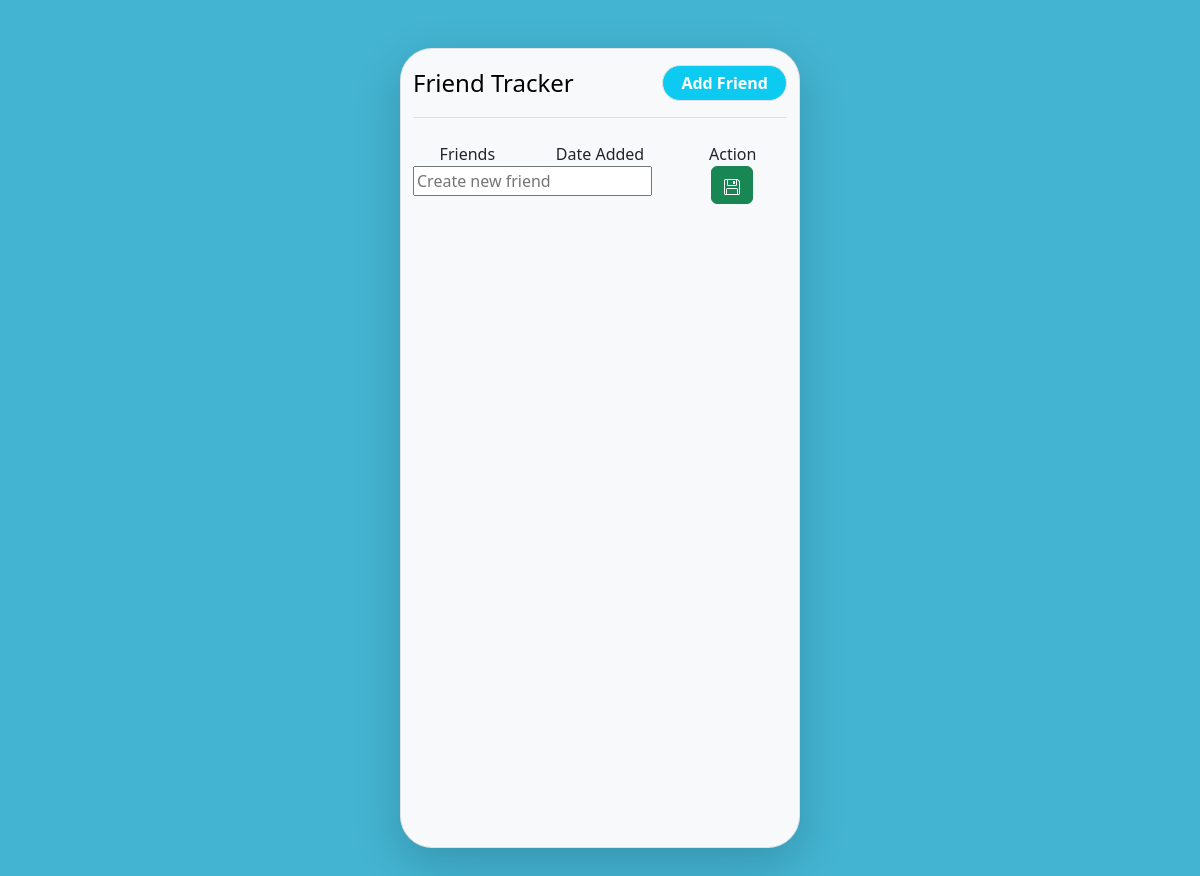
The app's page /Asaf/friends/, older data.
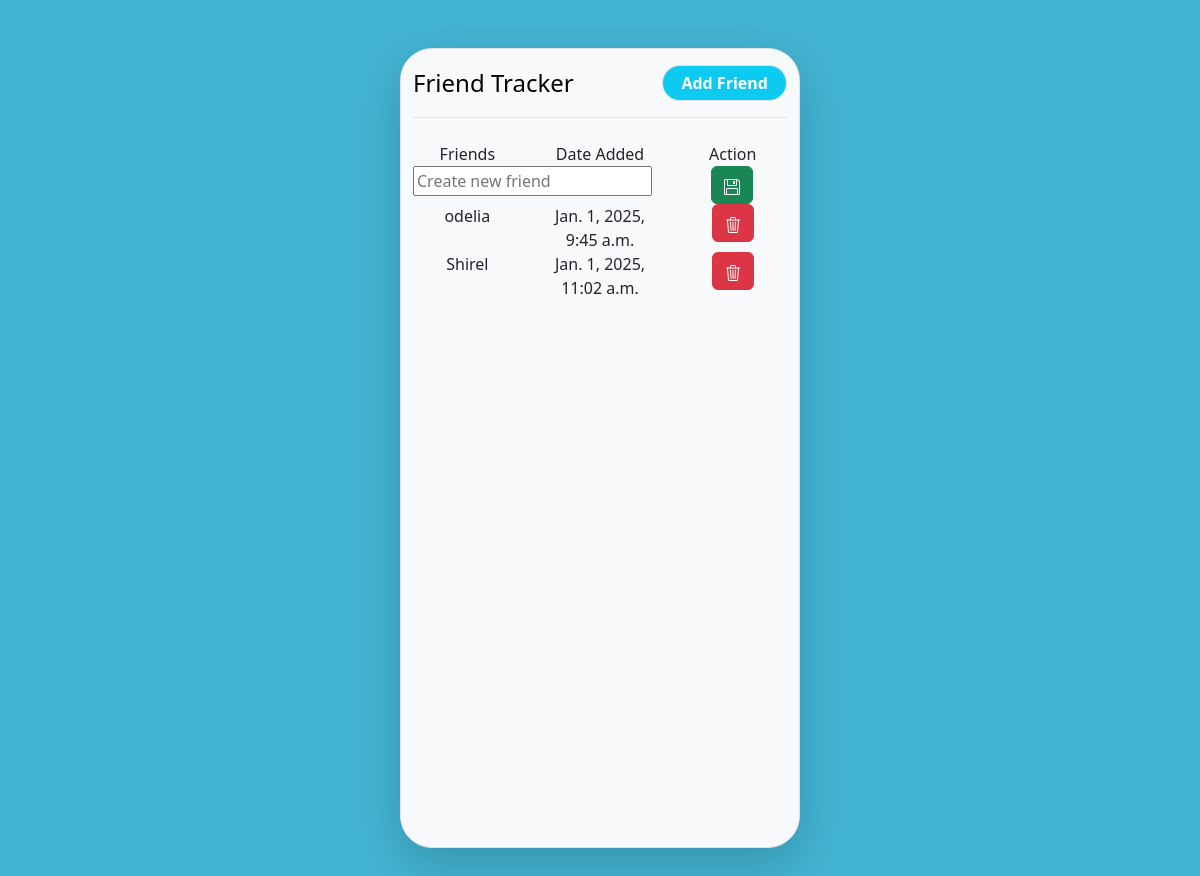
The same page, newer data.
### home/models.py (models this page shows, shortened)
class Friend(models.Model):
    username = models.ForeignKey(User, on_delete=models.CASCADE)
    name = models.CharField(max_length=100, primary_key=True)
    dateCreated = models.DateTimeField(auto_now_add=True)

### home/views.py (the view, shortened to what this page needs)
# urls.py: path('<str:username>/friends/', views.friendsPage, name="userFriends"),
def friendsPage(request, username):
    context = {}
    user = User.objects.get(username=username)
    form = FriendForm()
    user = User.objects.get(username=username)
    friends = Friend.objects.filter(username=user)
    context["user"] = user
    context["friends"] = friends
    context["form"]= form
    return render(request, "userFriends.html", context=context)

### home/forms.py (shortened to what this page needs)
class FriendForm(forms.ModelForm):
	name = forms.CharField(label="Create new friend", max_length=100, widget=forms.TextInput(attrs={
            'placeholder': 'Create new friend'  # Grayed-out text
    }))
	class Meta:
		model = Friend
		fields = ['name']

### home/templates/userFriends.html (shortened to what this page needs)
{% extends "base.html" %}
{%block content%}
<form method="post" action="{% url "userFriends" username=user.username %}">
<div class="row header">
    <div class="col">Friends</div>
    <div class="col">Date Added</div>
    <div class="col">Action</div>
</div>
<div class="row">
    <div class="col">{{form.name}}</div>
    <div class="col">
        <button name="saveFriend" class="btn btn-success"></button>
    </div>
</div>
{% for friend in friends%}
    <div class="row">
        <div class="col">{{friend.name}}</div>
        <div class="col">{{friend.dateCreated}}</div>
        <div class="col">
            <button formnovalidate name="deleteFriend" value="{{friend.name}}" class="btn btn-danger">
        </button></div>
    </div>
{% endfor%}
</form>
{%endblock%}

### home/templates/base.html (shortened to what this page needs)
<!DOCTYPE html>
{%load static %}
<html lang="en">
    <head>
        <link href="https://cdn.jsdelivr.net/npm/bootstrap@5.3.3/dist/css/bootstrap.min.css" rel="stylesheet">
        <link rel="stylesheet" type='text/css' href="{% static 'css/style.css' %}">
    </head>
    <body  >
      <div class="container-fluid my-5 border appLayout rounded-5 shadow-lg bg-light" >
        <header class="d-flex flex-wrap justify-content-left py-3 border-bottom">
          <div class="col-8">
            <a href="/" class="d-flex align-items-center mb-md-0 me-md-auto link-body-emphasis text-decoration-none">
              <span class="fs-4">Friend Tracker</span>
            </a>
          </div>
          <div class="col-4 border rounded-5 bg-info d-flex align-items-center justify-content-center   fw-bold">
              {%  if title == "Home" %}
                <a href="#" class="text-white text-decoration-none">Add User</a>
              {% elif title == "addFriend" %}
                <a href="{% url "userHome" username=user.username %}" class="text-white text-decoration-none">Back</a>
              {% else %}
                <a href="{% url "addFriend" username=user.username %}" class="text-white text-decoration-none">Add Friend</a>
              {% endif %}
          </div>
        </header>
        <div class="row ">
          <div class="col my-4 justify-content-center" align="center">
              {%block content%}
              {%endblock%}
          </div>
        </div>
      </div>
    </body>
</html>

### home/static/css/style.css (style rules this page uses)
body { background-color: #43b4d2; }
div.appLayout { width: 400px; height: 800px; }

Row changes from the older to the newer data that the page shows:
added Friend: name "odelia", dateCreated "Jan. 1, 2025, 9:45 a.m."
added Friend: name "Shirel", dateCreated "Jan. 1, 2025, 11:02 a.m."
